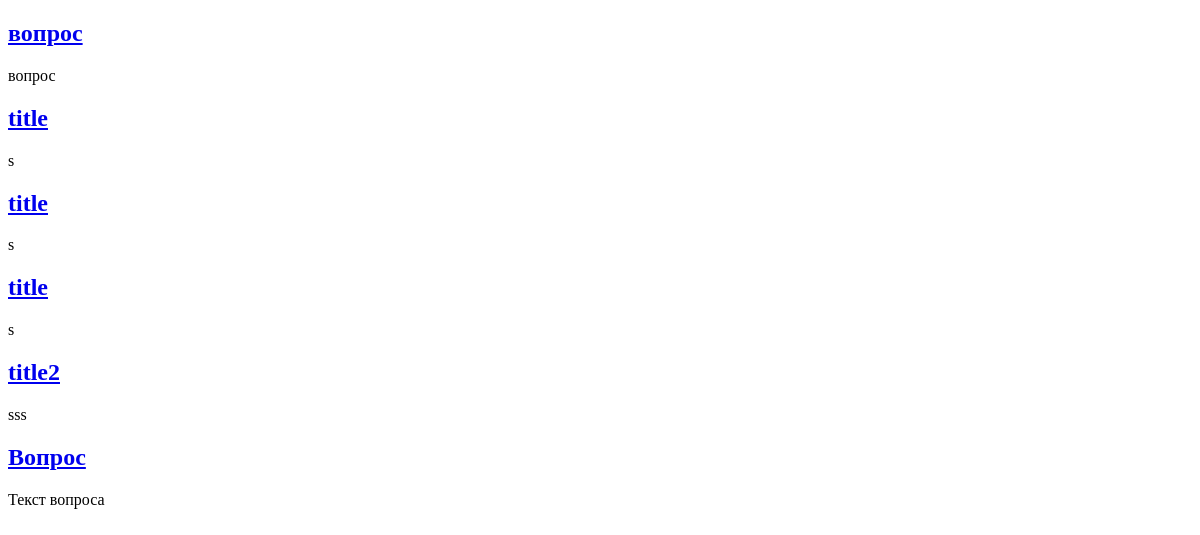
/blog/question_list/, run on an earlier commit of the app's database.
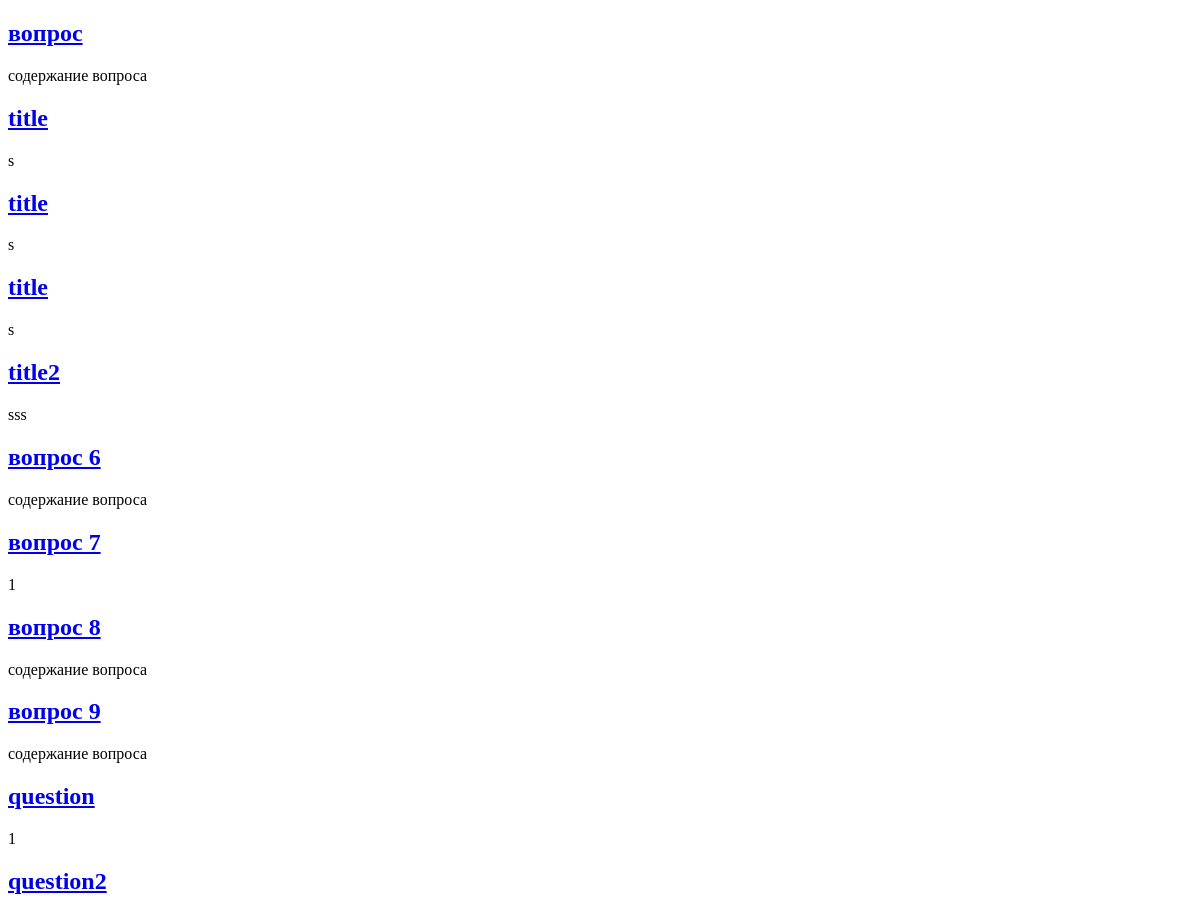
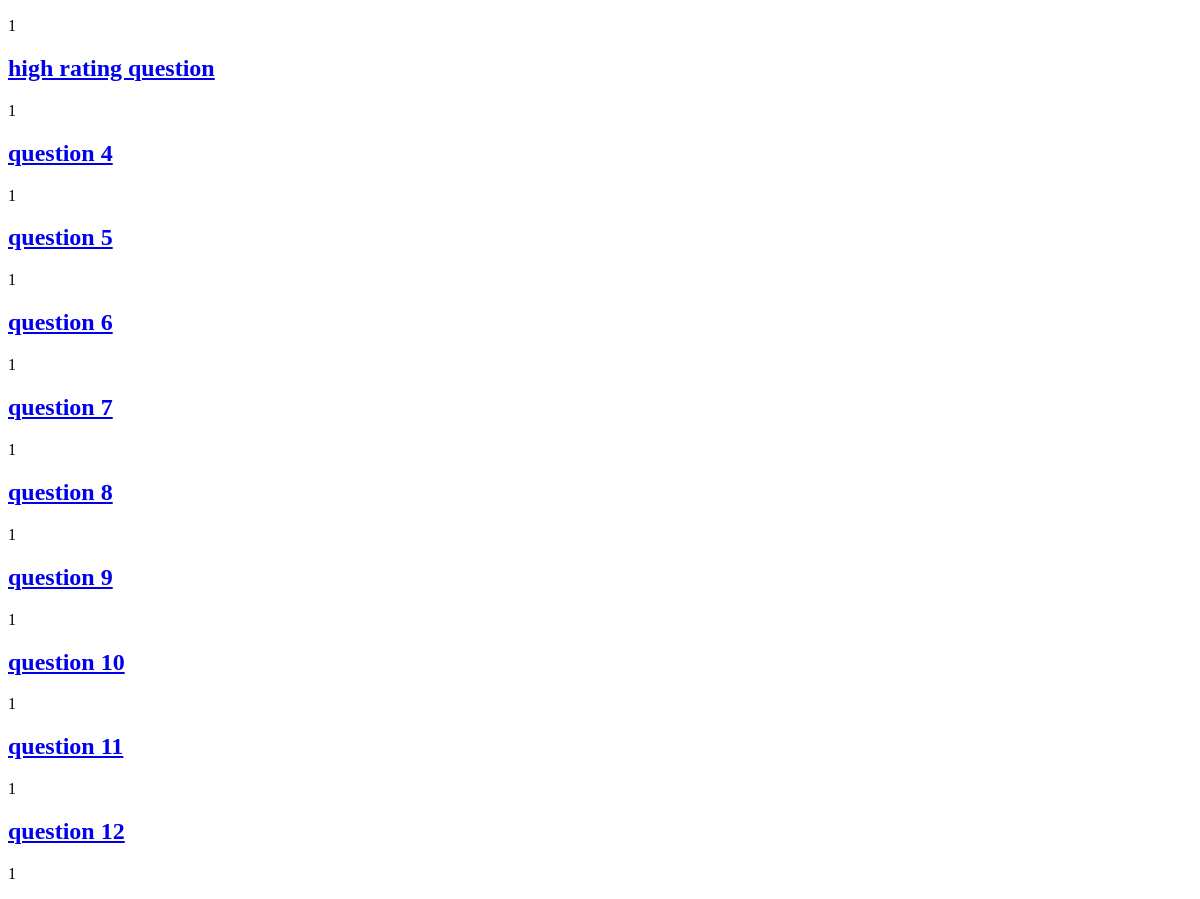
And on a later commit of the database (2 pictures, top to bottom).
### blog/models.py (models this page shows)
class Question(models.Model):
    title = models.CharField(max_length=255)
    content = models.TextField(max_length=10000)
    date = models.DateTimeField(auto_now_add=True, blank=True)
    author = models.ForeignKey(CustomUser, on_delete=models.CASCADE)
    tag = models.ForeignKey(Tag, on_delete=models.CASCADE)
    rating = models.IntegerField(default=0)
    def get_absolute_url(self):
        return "/blog/question_list/%i/" % self.id

### blog/views.py (the view)
# urls.py: path(r'question_list/', QuestionListView.as_view(), name='question_list'),
class QuestionListView(ListView):
    model = Question
    template_name = 'question_list.html'

### templates/question_list.html (shortened to what this page needs)
<!DOCTYPE html>
{% block content %}
    {% for post in object_list %}
        <h2><a href="{{ post.get_absolute_url }}">{{ post.title }}</a></h2>
        <p>{{ post.content }}</p>
    {% empty %}
    <p>Нет вопросов</p>
    {% endfor %}
{% endblock %}

What changed in the data, as far as the page shows it:
changed Question "вопрос": content "вопрос" → "содержание вопроса"
changed Question: title "Вопрос" → "вопрос 6"; content "Текст вопроса" → "содержание вопроса"
added Question: title "вопрос 7", content "1"
added Question: title "вопрос 8", content "содержание вопроса"
added Question: title "вопрос 9", content "содержание вопроса"
added Question: title "question", content "1"
added Question: title "question2", content "1"
added Question: title "high rating question", content "1"
added Question: title "question 4", content "1"
added Question: title "question 5", content "1"
added Question: title "question 6", content "1"
added Question: title "question 7", content "1"
added Question: title "question 8", content "1"
added Question: title "question 9", content "1"
added Question: title "question 10", content "1"
added Question: title "question 11", content "1"
added Question: title "question 12", content "1"
